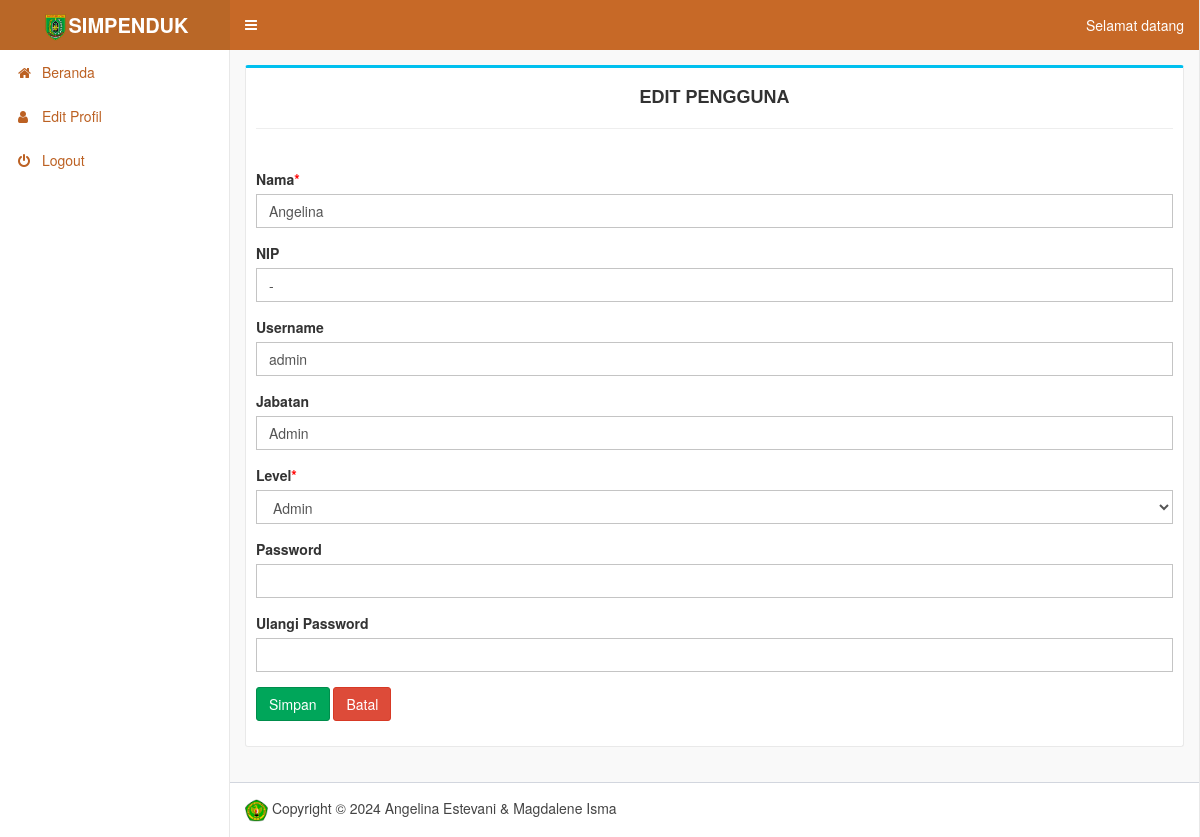
Page /pengguna/edit/1 on the committed database.
### tables this page shows
CREATE TABLE `user` (
  `id` int(11) NOT NULL,
  `username` varchar(50) NOT NULL,
  `password` varchar(32) NOT NULL,
  `nama_petugas` varchar(50) NOT NULL,
  `level` enum('admin','pimpinan') NOT NULL,
  `nip` char(18) NOT NULL,
  `jabatan` varchar(100) NOT NULL
);

### application/controllers/Pengguna.php (called while the page is built, shortened)
<?php
class Pengguna extends CI_Controller
{
	public function __construct()
	{
		$this->load->model('m_user');
	}
	public function edit()
	{
		$data['title'] = "Edit Pengguna - Desa Penarukan";
		$data['pengguna'] = $this->m_user->edit($this->uri->segment(3));
		$this->load->view('header', $data);
		$this->load->view('pengguna/edit_pengguna');
		$this->load->view('footer');
	}
}

### index.php (called while the page is built, shortened)
<?php
require_once BASEPATH.'core/CodeIgniter.php';

### application/models/M_user.php (called while the page is built, shortened)
<?php
class M_user extends CI_Model {
	public function edit($id) {
		$this->db->where('id', $id);
		return $this->db->get('user')->row();
	}
}

### application/views/pengguna/edit_pengguna.php (the view, shortened to what this page needs)
<div class="content-wrapper">
  <section class="content">
    <div class="box box-info">
      <div class="box-header">
        <h4 style="text-align:center"><b>EDIT PENGGUNA</b></h4><hr>
      </div>
      <div class="box-body">
        <form action="<?php echo base_url('pengguna/proses_edit'); ?>" method="post">
            <div class="form-group">
          <label>Nama<span style="color:red;">*</span></label>
          <input type="text" name="nama" value="<?php echo $pengguna->nama_petugas; ?>"  class="form-control" />
        </div>
        <div class="form-group">
          <label>NIP</label>
          <input type="text" name="nip" value="<?php echo $pengguna->nip; ?>"  class="form-control" />
        </div>
        <div class="form-group">
          <label>Username</label>
          <input type="text" name="username" value="<?php echo $pengguna->username; ?>"  class="form-control" />
        </div>
        <div class="form-group">
          <label>Jabatan</label>
          <input type="text" name="jabatan" value="<?php echo $pengguna->jabatan; ?>"  class="form-control" />
        </div>
        <div class="form-group">
          <label>Level<span style="color:red;">*</span></label>
          <select name="level" class="form-control">
          <option value="admin" <?php if($pengguna->level == "admin"){ echo "selected"; } ?>>Admin</option>
          </select>
        </div>
        <div class="form-group">
              <label>Password</label>
              <input type="password" name="password" class="form-control"  />
          </div>
          <div class="form-group">
              <label>Ulangi Password</label>
              <input type="password" name="ulangi_password" class="form-control"  />
          </div>
        <div class="form-group">
          <button class="btn btn-success">Simpan</button>
          <a href="<?php echo base_url('pengguna'); ?>" class="btn btn-danger">Batal</a>
        </div>
      </form>
    </div>
  </div>
</section>
</div>

### assets/style.css (style rules this page uses)
.content-wrapper { background-color: #f9f9f9; }
.box { border-left: 1px #e9e9e9 solid; border-right: 1px #e9e9e9 solid; border-bottom: 1px #e9e9e9 solid; }
.box-header h4 { color: #323232; }

### rows in the picture
user: nama "Angelina", nip "-", username "admin", jabatan "Admin", level "Admin"
